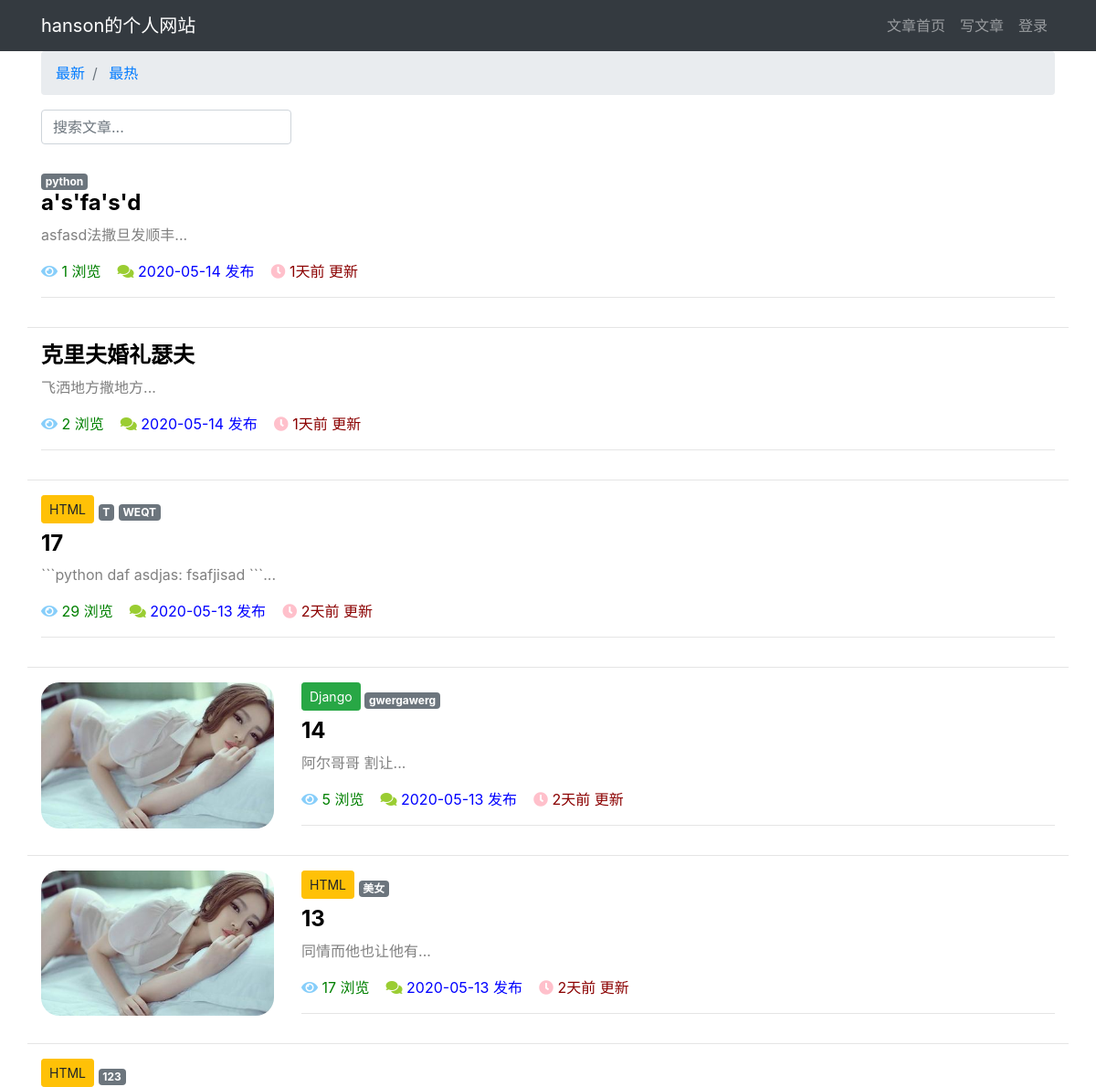
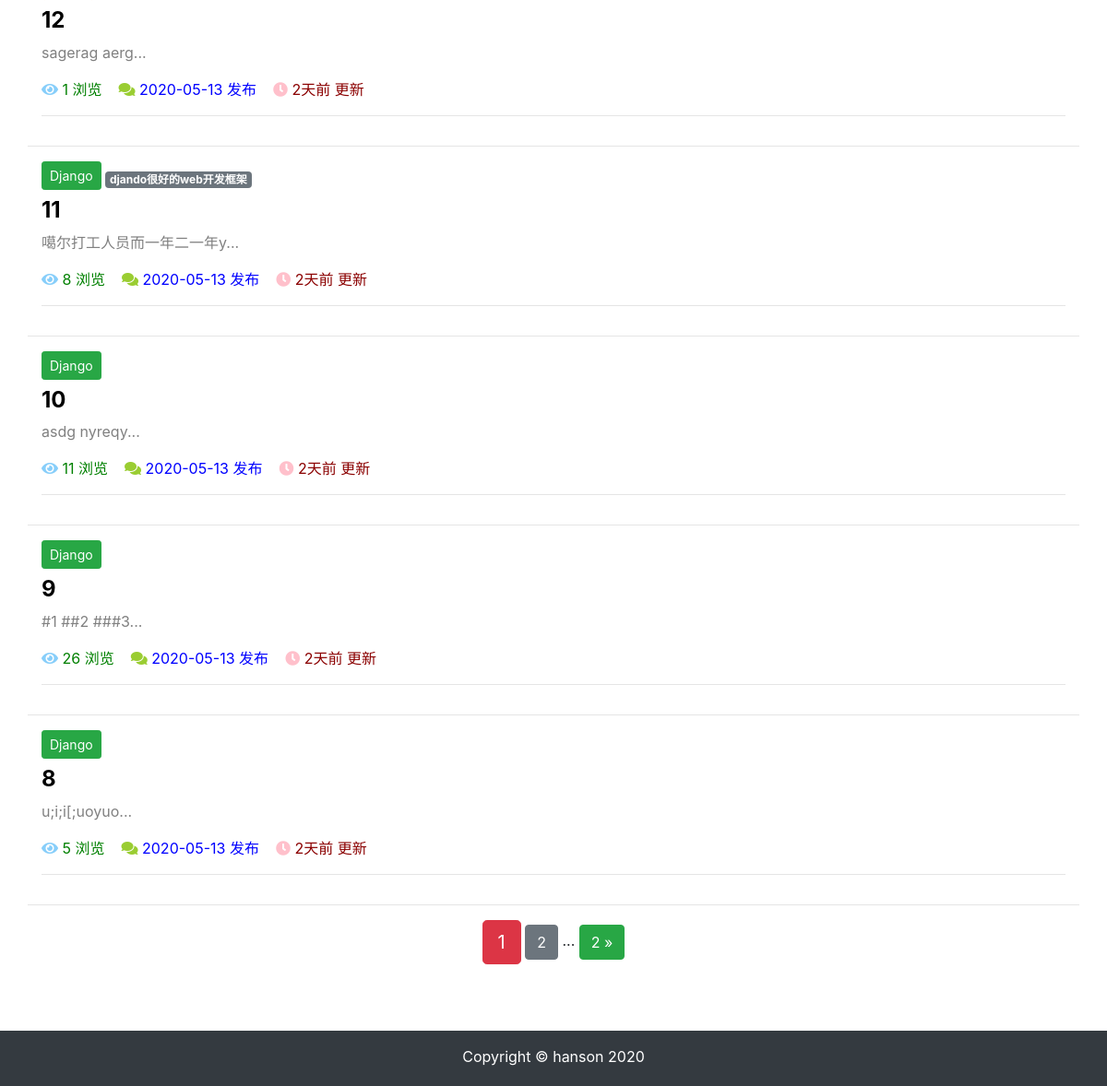
The page / on the database its author committed (2 pictures, top to bottom).
### article/models.py (models this page shows, shortened)
class ArticlePost(models.Model):
    author = models.ForeignKey(User, on_delete=models.CASCADE)
    total_views = models.PositiveIntegerField(default=0)
    column = models.ForeignKey(
        ArticleColumn,
        null=True,
        blank=True,
        on_delete=models.CASCADE,
        related_name='article'
    )
    tags = TaggableManager(blank=True)
    likes = models.PositiveIntegerField(default=0)
    title = models.CharField(max_length=100)
    avatar = models.ImageField(upload_to='article/%Y%m%d/', blank=True)
    body = models.TextField()
    created = models.DateTimeField(default=timezone.now)
    updated = models.DateTimeField(auto_now=True)
    class Meta:
        ordering = ('-created',)

class ArticleColumn(models.Model):
    title = models.CharField(max_length=100, blank=True)
    created = models.DateTimeField(default=timezone.now)
    def __str__(self):
        return self.title

### article/views.py (the view)
# urls.py: path('', article_list, name='home'),
def article_list(request):
    search = request.GET.get('search')
    order = request.GET.get('order')
    column = request.GET.get('column')
    tag = request.GET.get('tag')
    article_list = ArticlePost.objects.all()
    if search:
        article_list = article_list.filter(
            Q(title__icontains=search) |
            Q(body__icontains=search)
        )
    else:
        search = ''
    if column is not None and column.isdigit():
        article_list = article_list.filter(column=column)
    if tag and tag != 'None':
        article_list = article_list.filter(tags__name__in=[tag])
    if order == 'total_views':
        article_list = article_list.order_by('-total_views')
    paginator = Paginator(article_list, 10)
    page = request.GET.get('page')
    articles = paginator.get_page(page)
    context = {
        'articles': articles,
        'order': order,
        'search': search,
        'column': column,
        'tag': tag,
    }
    return render(request, 'article/list.html', context)

### article/templatetags/my_filters_and_tags.py (called while the page is built)
@register.filter(name='timesince_zh')
def time_since_zh(value):
    now = timezone.now()
    diff = now - value
    if diff.days == 0 and diff.seconds >= 0 and diff.seconds < 60:
        return '刚刚'
    if diff.days == 0 and diff.seconds >= 60 and diff.seconds < 3600:
        return str(math.floor(diff.seconds / 60)) + "分钟前"
    if diff.days == 0 and diff.seconds >= 3600 and diff.seconds < 86400:
        return str(math.floor(diff.seconds / 3600)) + "小时前"
    if diff.days >= 1 and diff.days < 30:
        return str(diff.days) + "天前"
    if diff.days >= 30 and diff.days < 365:
        return str(math.floor(diff.days / 30)) + "个月前"
    if diff.days >= 365:
        return str(math.floor(diff.days / 365)) + "年前"

### templates/article/list.html (shortened to what this page needs)
{% extends "base.html" %}
{% load staticfiles %}
{% load my_filters_and_tags %}
{% block content %}
<div class="container">
    <nav aria-label="breadcrumb">
        <ol class="breadcrumb">
            <li class="breadcrumb-item">
                <a href="{% url 'article:article_list' %}?search={{ search }}&column={{ column }}&tag={{ tag }}">
                    最新
                </a>
            </li>
            <li class="breadcrumb-item">
                <a href="{% url 'article:article_list' %}?order=total_views&search={{ search }}&column={{ column }}&tag={{ tag }}">
                    最热
                </a>
            </li>
        </ol>
    </nav>
    <div class="row">
        <div class="col-auto mr-auto">
            <form class="form-inline" >
                <input type="text"
                    class="form-control mb-2 mr-sm-2"
                    name="search"
                    placeholder="搜索文章..."
                    required
                >
            </form>
        </div>
    </div>
    <div class="row mt-2">
        {% for article in articles %}
            {% if article.avatar %}
                <div class="col-3">
                    <img src="{{ article.avatar.url }}"
                         alt="avatar"
                         style="max-width:100%; border-radius: 20px"
                    >
                </div>
            {% endif %}
            <div class="col">
                {% if article.column %}
                    <button type="button"
                        class="btn btn-sm mb-2
                            {% if article.column.title == 'Django' %}
                                btn-success
                            {% elif article.column.title == 'Java' %}
                                btn-danger
                            {% elif article.column.title == 'HTML' %}
                                btn-warning
                            {% endif %}
                        "
                    >
                        {{ article.column }}
                    </button>
                {% endif %}
                <span>
                    {% for tag in article.tags.all %}
                        <a href="{% url 'article:article_list' %}?tag={{ tag }}"
                           class="badge badge-secondary"
                        >
                            {{ tag }}
                        </a>
                    {% endfor %}
                </span>
                <h4>
                    <b>
                        <a href="{% url 'article:article_detail' article.id %}"
                           style="color: black;"
                        >
                            {{ article.title }}
                        </a>
                    </b>
                </h4>
                <div>
                    <p style="color: gray;">
                        {{ article.body|slice:'100' }}...
                    </p>
                </div>
                <p>
                    <span style="color: green;">
                        <i class="fas fa-eye" style="color: lightskyblue;"></i>
                        {{ article.total_views }} 浏览&nbsp;&nbsp;&nbsp;
                    </span>
                    <span style="color: blue;">
                        <i class="fas fa-comments" style="color: yellowgreen;"></i>
                        {{ article.created|date:'Y-m-d' }} 发布&nbsp;&nbsp;&nbsp;
                    </span>
                    <span style="color: darkred;">
                        <i class="fas fa-clock" style="color: pink;"></i>
                        {{ article.created|timesince_zh }} 更新
                    </span>
                </p>
                <hr>
            </div>
            <hr style="width: 100%;"/>
        {% endfor %}
    </div>
    <div class="pagination row">
        <div class="m-auto">
            <span class="step-links">
                <span class="current btn btn-danger btn-lg">
                    {{ articles.number }}
                </span>
                {% if articles.has_next %}
                    <a href="?page={{ articles.next_page_number }}&order={{ order }}&search={{ search }}&column={{ column }}&tag={{ tag }}"
                        class="btn btn-secondary">{{ articles.next_page_number }}</a>
                    <span>...</span>
                    <a href="?page={{ articles.paginator.num_pages }}&order={{ order }}&search={{ search }}&column={{ column }}&tag={{ tag }}"
                        class="btn btn-success">{{ articles.paginator.num_pages }} &raquo;</a>
                {% endif %}
            </span>
        </div>
    </div>
</div>
{% endblock content %}

### templates/base.html (shortened to what this page needs)
{% load staticfiles %}
<html lang="zh-cn">
<head>
    <link rel="stylesheet" href="{% static 'bootstrap/css/bootstrap.min.css' %}">
    <link rel="stylesheet" href="{% static 'md_css/monokai.css' %}">
    <link rel="stylesheet"
      href="https://use.fontawesome.com/releases/v5.8.1/css/all.css"
    >
</head>
<body>
    {% include 'header.html' %}
    <div id="wrapper">
        {% block content %}{% endblock content %}
        <div id="push"></div>
    </div>
    {% include 'footer.html' %}
</body>
</html>

### templates/header.html (shortened to what this page needs)
{% load notifications_tags %}
{% notifications_unread as unread_count %}
<nav class="navbar navbar-expand-lg navbar-dark bg-dark">
  <div class="container">
    <a class="navbar-brand" href="#">hanson的个人网站</a>
    <div>
      <ul class="navbar-nav">
        <li class="nav-item">
          <a class="nav-link" href="{% url 'article:article_list' %}">文章首页</a>
        </li>
        <li class="nav-item">
          <a class="nav-link" href="{% url 'article:article_create' %}">写文章</a>
        </li>
        {% if user.is_authenticated %}
            <li class="nav-item dropdown">
                <a class="nav-link dropdown-toggle" href="#" id="navbarDropdown" role="button"
                   data-toggle="dropdown" aria-haspopup="true" aria-expanded="false">
                    {% if unread_count %}
                        <svg viewBox="0 0 8 8"
                             width="8px"
                             height="8px">
                            <circle cx="4"
                                    cy="4"
                                    r="4"
                                    fill="#ff6b6b"
                                    ></circle>
                        </svg>
                    {% endif %}
                    {{ user.username }}
                </a>
                <div class="dropdown-menu" aria-labelledby="navbarDropdown">
                    <a class="dropdown-item" href="{% url "notice:list" %}">通知
                        {% if unread_count %}
                        <span class="badge badge-danger">{{ unread_count }}</span>
                        {% endif %}
                    </a>
                    <a class="dropdown-item" href="#" onclick="user_delete()">删除用户</a>
                  <a class="dropdown-item" href='{% url "userprofile:logout" %}'>退出登录</a>
                    <a class="dropdown-item" href='{% url "userprofile:edit" user.id %}'>个人信息</a>
                </div>
            </li>
        {% else %}
            <li class="nav-item">
                <a class="nav-link" href="{% url 'userprofile:login' %}">登录</a>
            </li>
        {% endif %}
      </ul>
    </div>
  </div>
</nav>

### templates/footer.html
{% load staticfiles %}
<div>
    <br><br><br>
</div>
<footer class="py-3 bg-dark" id="footer">
    <div class="container">
        <p class="m-0 text-center text-white">Copyright &copy; hanson 2020</p>
    </div>
</footer>

### templates/base.html (style rules this page uses)
html, body { height: 100%; margin: 0; }
#wrapper { min-height: 100%; margin-bottom: -60px; }
#footer, #push { height: 60px; }

### rows shown on the page
ArticlePost: title "a's'fa's'd", body "asfasd法撒旦发顺丰", total_views "1", created "2020-05-14", created "1天前"
Tag: name "python"
ArticlePost: title "克里夫婚礼瑟夫", body "飞洒地方撒地方", total_views "2", created "2020-05-14", created "1天前"
ArticlePost: column "HTML", title "17", body "```python daf asdjas: fsafjisad ```", total_views "29", created "2020-05-13", created "2天前"
Tag: name "T"
Tag: name "WEQT"
ArticlePost: avatar (picture), column "Django", title "14", body "阿尔哥哥 割让", total_views "5", created "2020-05-13", created "2天前"
Tag: name "gwergawerg"
ArticlePost: avatar (picture), column "HTML", title "13", body "同情而他也让他有", total_views "17", created "2020-05-13", created "2天前"
Tag: name "美女"
ArticlePost: column "HTML", title "12", body "sagerag aerg", total_views "1", created "2020-05-13", created "2天前"
Tag: name "123"
ArticlePost: column "Django", title "11", body "噶尔打工人员而一年二一年y", total_views "8", created "2020-05-13", created "2天前"
Tag: name "djando很好的web开发框架"
ArticlePost: column "Django", title "10", body "asdg nyreqy", total_views "11", created "2020-05-13", created "2天前"
ArticlePost: column "Django", title "9", body "#1 ##2 ###3", total_views "26", created "2020-05-13", created "2天前"
ArticlePost: column "Django", title "8", body "u;i;i[;uoyuo", total_views "5", created "2020-05-13", created "2天前"

### other values the page prints
{{ articles.number }} "1"
{{ articles.next_page_number }} "2"
{{ articles.paginator.num_pages }} "2"
